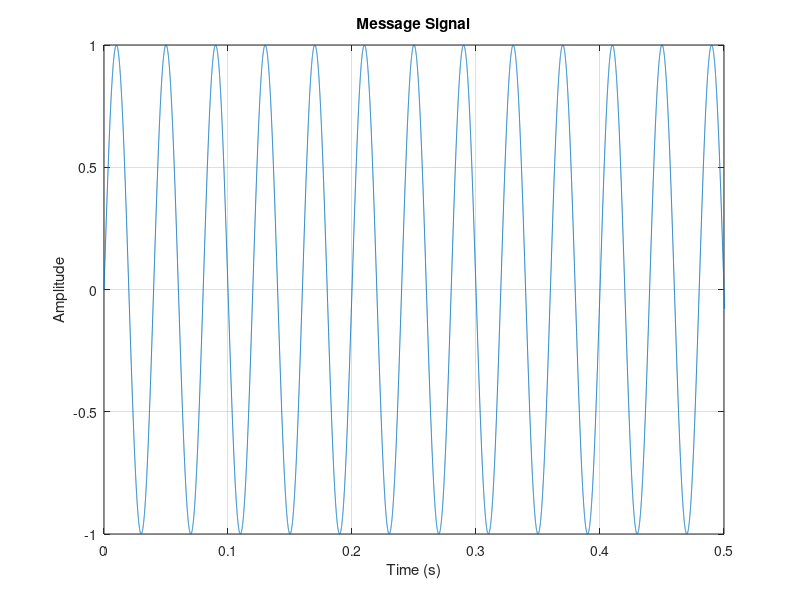
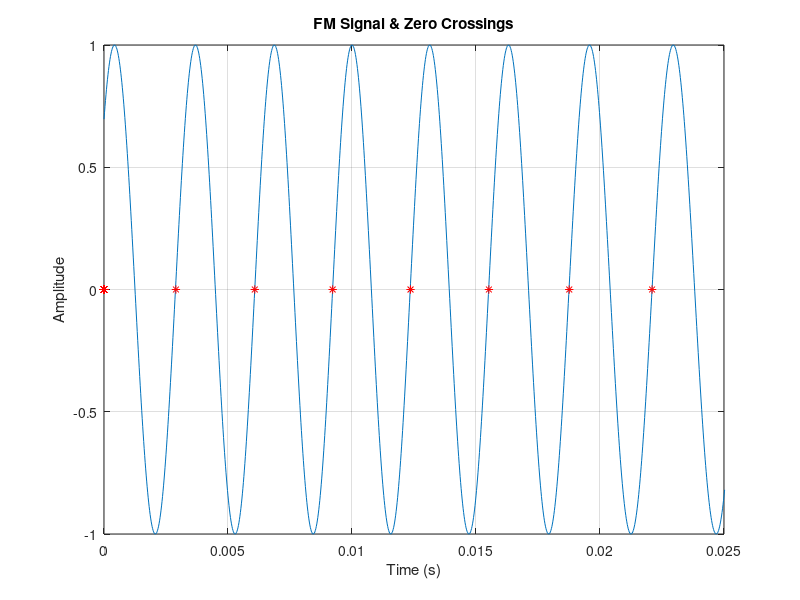
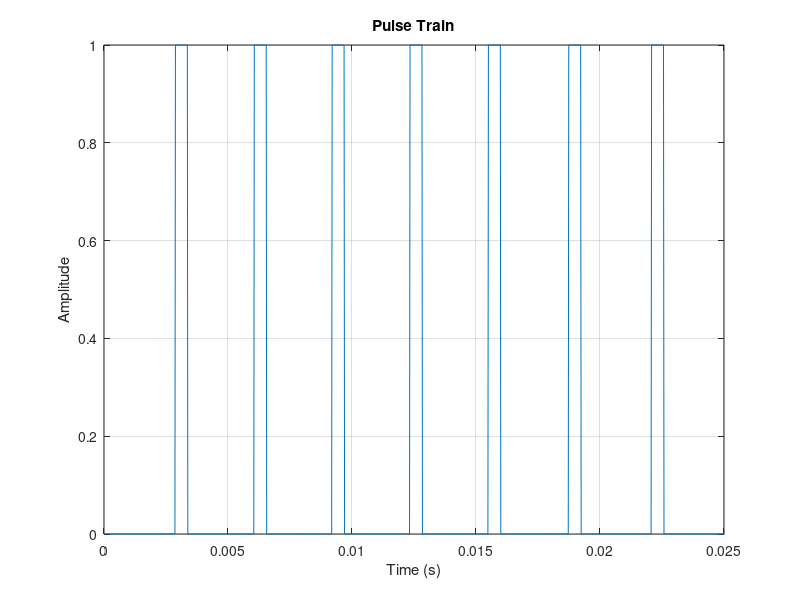
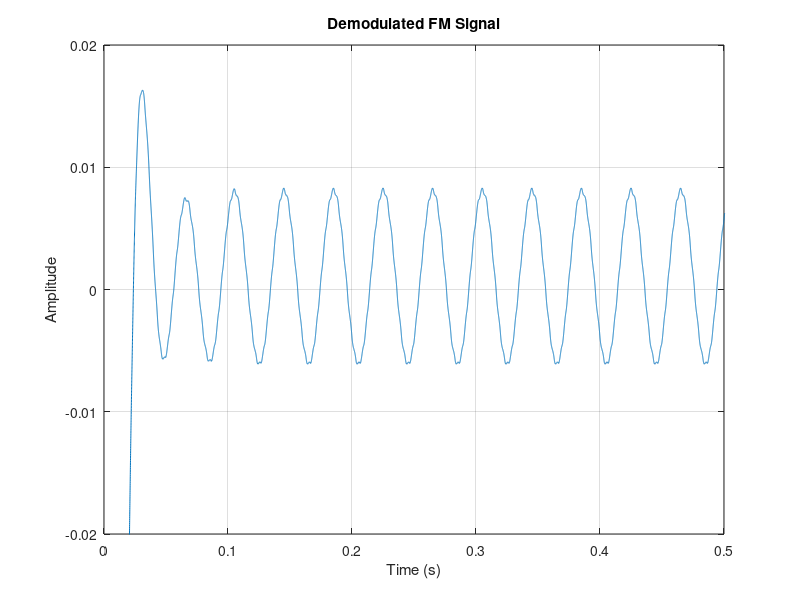

Here is the MATLAB script that generated these plots, in order:
% L.B.I.P Thilakasiri - E/16/367
% EE357 Communication Systems: Laboratary 02 - FM Zero-Crossing Demodulation

clear all;
close all;

% General Specifications
fm = 25;      % Message Freq
fc = 300;     % Carrier Freq
fs = 50000;    % Sampling Freq
t1 = 0:1/fs:2;  
len = length(t1);
ac = 1;         % Carrier Amplitude
am = 1;         % Message Amplitude
fn = fs/len;
ff = -fs/2:fn:fs/2-fn;
del_f = 20; 
beta = del_f/fm;       % Beta Value
ct = ac*cos(2*pi*fc.*t1);   % Carrier Signal
mt = am*sin(2*pi*fm.*t1);   % Message Signal
% FM Signal
fmt = ac*cos(2*pi*fc.*t1 - beta*cos(2*pi*fm.*t1));

% Zero Crossing Capture
crossings = zeros();
for i = 1:len
    if((fmt(i)<0) && (fmt(i+1)>0))
        crossings(i) = i/fs;
    end
end

% Pulse Generator
j = 1; len_z = length(crossings);
tau = 25;    % Randomly Chosen
pul_train = zeros();

% Pulse Generation with a width of Tau
while j <= len_z
    if crossings(j) ~= 0
        k = 0;
        while k < tau
            pul_train(j + k) = 1;
            k = k + 1;
        end
        j = j + k;
    end
    j = j + 1;
end

% LPF Butterworth Filter
[b,a] = butter(3,fm/(fs/2));
lpf_fm = filter(b,a,pul_train);
demod_fm = lpf_fm - mean(lpf_fm);
zeroc = zeros(1,len_z); 

% Plots
figure(1)
plot(t1,mt)
xlim([0,0.5]);
grid on;
title("Message Signal");
xlabel('Time (s)')
ylabel('Amplitude')

figure(2)
plot(t1,fmt)
xlim([0,0.025]);
hold on;
plot(crossings,zeroc,'r*');
grid on;
title("FM Signal & Zero Crossings");
xlabel('Time (s)')
ylabel('Amplitude')

figure(3)
plot(t1,pul_train(1:end-3))
xlim([0,0.025]);
grid on;
title("Pulse Train");
xlabel('Time (s)')
ylabel('Amplitude')

figure(4)
plot(t1,demod_fm(1:end-3))
ylim([-0.02,0.02]);
xlim([0,0.5]);
grid on;
title("Demodulated FM Signal");
xlabel('Time (s)')
ylabel('Amplitude')
